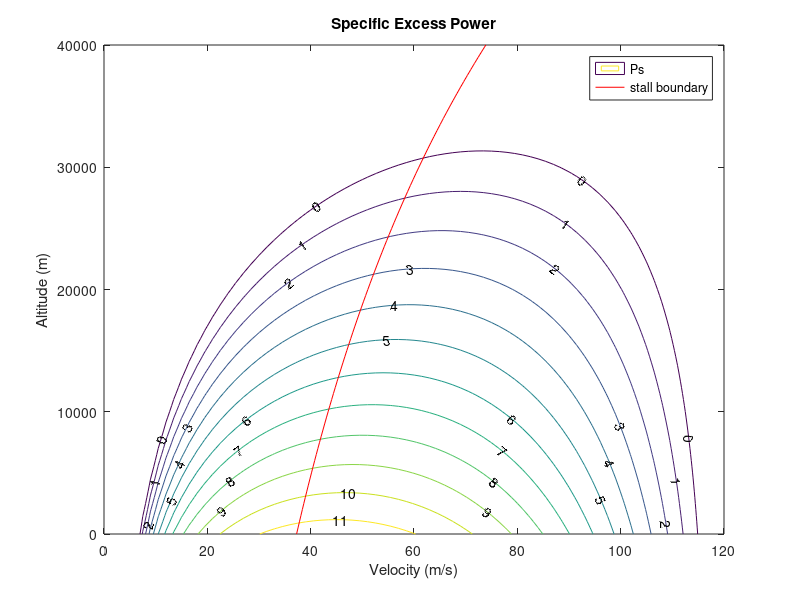
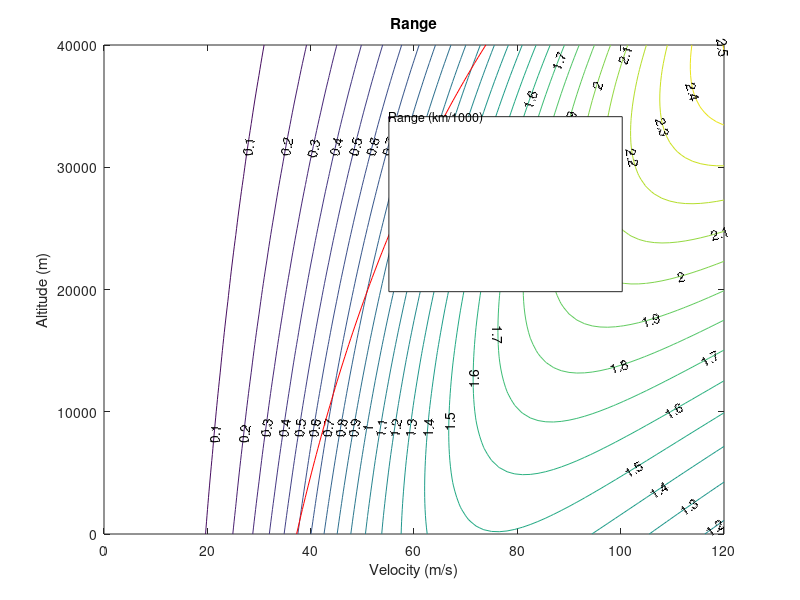

Write the MATLAB code that produced these figures, in order. (Note: this script raises an error after producing the figures.)
% Preformance envelope calculation for dhc6 twin otter.
% This is the MATLAB version

clear all;
clf;

% Aircraft data and ISA
Weight=5760.0*9.8;
Power_sl=2.0*690.0*745.;
T0=288.;
g=9.8;
R=287.;
S=39.0;
rho0=1.225;
L=0.0065;
P0=101300.;
gamma=1.4;
eff=0.8;
vals=[0.:1.:50.];
Clmax=1.7;

%Altitude and Velocity range
h=[0.:500.:40000.];
V=[0.:1.5:120.];

for i=1:81,
 alt=h(i)*0.3048;
 temp=T0-alt*L;
 press=P0*(temp/T0)^(g/L/R);
 rho=press/(R*temp);
 Power=Power_sl*rho/rho0;
 a=sqrt(gamma*R*temp);
 for j=1:81,
  Vel=V(j);
  Thrust=Power*eff/Vel;
  Cl=Weight/(0.5*rho*Vel*Vel*S);
  M=Vel/a;
  if (M<0.99),
% compressibility correction
   beta=sqrt(1.-M*M);
   Cd=(0.02+0.0425*Cl*Cl)/beta;
   D=Cd*(0.5*rho*Vel*Vel*S);
% Specific Excess Power
   Ps(i,j)=Vel/Weight*(Thrust-D);
  else
% program is not set to handle supersonic drag.
   Ps(i,j)=0;
  end;
% if (Cl>Clmax),
%stall boundary     
%  Ps(i,j)=0;
% end;
% Specific Energy
  he(i,j)=alt+Vel*Vel/2./g;
 end;
 %stall boundary
 vstall(i)=sqrt(Weight/Clmax/0.5/rho/S);
end;

% Contour Specific Excess Power and Specific Energy
figure(1);
[c1,h1]=contour(V,h,Ps,vals);
clabel(c1,h1);
title('Specific Excess Power');
xlabel('Velocity (m/s)');
ylabel('Altitude (m)');
hold on;
plot (vstall,h,'-r');
legend('Ps','stall boundary');
%contour(V,h,he,h);

MTOW = 12500;    % lb
empty= 8100;     % lb
fuel = 2500;     % lb of fuel used
ratio3=log(MTOW/(MTOW-fuel));
Winitial = MTOW/2.2*9.8;
Wfinal = Winitial - fuel/2.2*9.8;
TSFC = 0.6/3600.0;
% Contour range
for i=1:81,
 alt=h(i)*0.3048;
 temp=T0-alt*L;
 press=P0*(temp/T0)^(g/L/R);
 rho=press/(R*temp);
 Power=Power_sl*rho/rho0;
 a=sqrt(gamma*R*temp);
 for j=1:81,
  Vel=V(j);
  Thrust=Power*eff/Vel;
  Cl=Weight/(0.5*rho*Vel*Vel*S);
  M=Vel/a;
  if (M<0.99),
%  compressibility correction
   beta=sqrt(1.-M*M);
   Cd=(0.02+0.0425*Cl*Cl)/beta;
   D=Cd*(0.5*rho*Vel*Vel*S);
%  Range
   Range(i,j)=Vel/TSFC*Cl/Cd*ratio3/1000000.0;
  else
   Range(i,j)=0;
  end;
%  if (Cl>Clmax),
%   Range(i,j)=0;
%  end;
 end;
end;

vals=[0.0:0.1:5.];
% Contour Range
figure(2);
[c1,h1]=contour(V,h,Range,vals);
clabel(c1,h1);
title('Range');
xlabel('Velocity (m/s)');
ylabel('Altitude (m)');
hold on;
contour(V,h,Ps,[0.5]);
plot (vstall,h,'-r');
legend('Range (km/1000)','Ps=0.5','stall boundary');
% Contour endurance
for i=1:81,
 alt=h(i)*0.3048;
 temp=T0-alt*L;
 press=P0*(temp/T0)^(g/L/R);
 rho=press/(R*temp);
 Power=Power_sl*rho/rho0;
 a=sqrt(gamma*R*temp);
 for j=1:81,
  Vel=V(j);
  Thrust=Power*eff/Vel;
  Cl=Weight/(0.5*rho*Vel*Vel*S);
  M=Vel/a;
  if (M<0.99),
%  compressibility correction
   beta=sqrt(1.-M*M);
   Cd=(0.02+0.0425*Cl*Cl)/beta;
   D=Cd*(0.5*rho*Vel*Vel*S);
%  Endurance
   endurance(i,j)=1.0/(TSFC*D)*(Winitial-Wfinal)/60.0;
  else
   endurance(i,j)=0;
  end;
%  if (Cl>Clmax),
%   endurance(i,j)=0;
%  end;
 end;
end;

vals=[0.0:20.:500.];
% Contour endurance
figure(3);
[c1,h1]=contour(V,h,endurance,vals);
clabel(c1,h1);
title('Endurance');
xlabel('Velocity (m/s)');
ylabel('Altitude (m)');
hold on;
contour(V,h,Ps,[0.5]);
plot (vstall,h,'-r');
legend('Endurance (min)','Ps=0.5','stall boundary');

k=1;
n=0;
figure(4);
hold on;
hestart=38.0*38.0/2.0/9.8;
k1=0;
clear x;
clear y;
for i=1:81,
 ymin0=10.0;
 xmin0=0.;
 for j=1:81,
  k1=k1+1;
  x(k1)=he(i,j);
  y(k1)=Ps(i,j);
  if y(k1)<0.5,
   y(k1)=0.5;
  end;
  y(k1)=1./y(k1);
  if i==1,
   if x(k1)>hestart,
    if y(k1)<ymin0,
     n=n+1;
     ymin(n)=y(k1);
     xmin(n)=x(k1);
    end;
  end;
 end;
 if y(k1)<ymin0,
  ymin0=y(k1);
  xmin0=x(k1);
 end;
 end;
 if i>1,
  if (ymin0<1.001),
   n=n+1;
   ymin(n)=ymin0;
   xmin(n)=xmin0;
  end; 
 end;
 k=k+1;
 if k==2,
  k=0;
 else
 % plot(x,y);
 end;
end;
% plot flight paths on 1/Ps
figure(4);
plot(x,y);
title('Time to Climb');
xlabel('Energy Height (m)');
ylabel('1/Ps (s/m)');
hold on;
plot(xmin,ymin,'-r');
sum=0.0;
for i=1:(n-1),
 sum=sum+(xmin(i+1)-xmin(i))*(ymin(i+1)+ymin(i))*0.5;
end;

% integral should be time taken (but from where to where???)
display ('Time Taken to get to Ps=1 on minimum time path (min):');
sum=sum/60.0;
sum

